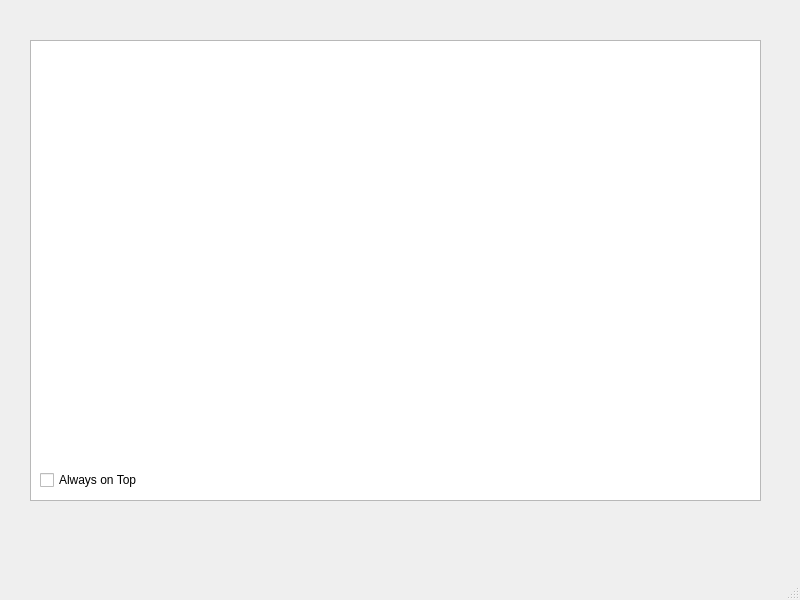
<?xml version="1.0" encoding="UTF-8"?>
<ui version="4.0">
 <class>MainWindow</class>
 <widget class="QMainWindow" name="MainWindow">
  <property name="geometry">
   <rect>
    <x>0</x>
    <y>0</y>
    <width>800</width>
    <height>600</height>
   </rect>
  </property>
  <property name="windowTitle">
   <string>MainWindow</string>
  </property>
  <widget class="QWidget" name="centralwidget">
   <widget class="QTextEdit" name="textEdit">
    <property name="geometry">
     <rect>
      <x>30</x>
      <y>40</y>
      <width>731</width>
      <height>461</height>
     </rect>
    </property>
   </widget>
   <widget class="QCheckBox" name="checkBox">
    <property name="geometry">
     <rect>
      <x>40</x>
      <y>470</y>
      <width>121</width>
      <height>20</height>
     </rect>
    </property>
    <property name="text">
     <string>Always on Top</string>
    </property>
   </widget>
  </widget>
  <widget class="QMenuBar" name="menubar">
   <property name="geometry">
    <rect>
     <x>0</x>
     <y>0</y>
     <width>800</width>
     <height>43</height>
    </rect>
   </property>
  </widget>
  <widget class="QStatusBar" name="statusbar"/>
 </widget>
 <resources/>
 <connections/>
</ui>
